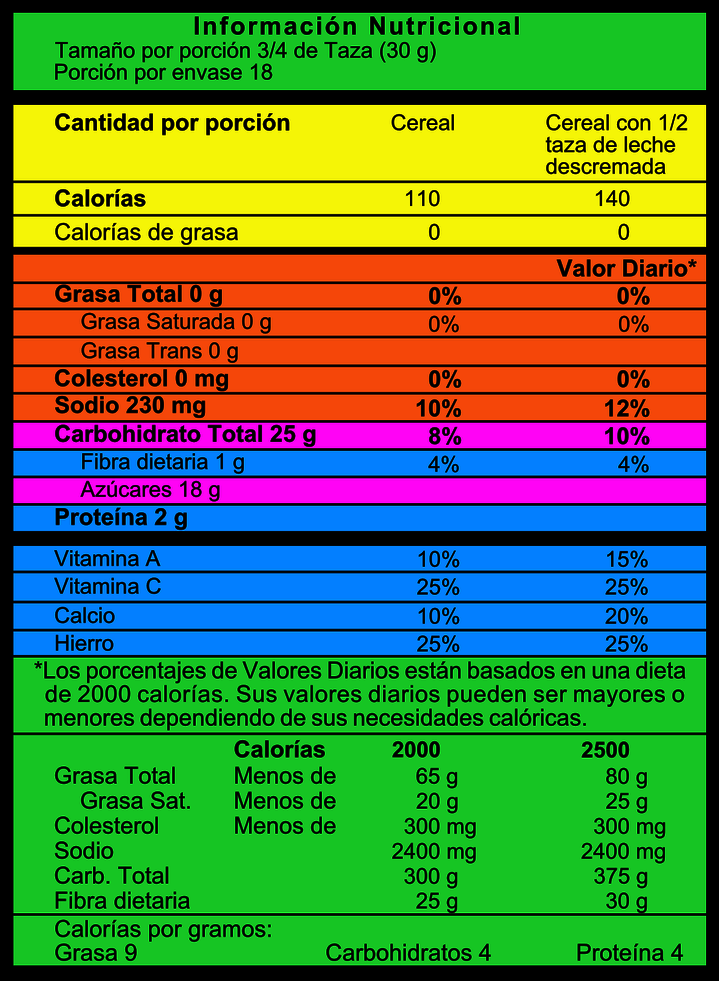
#> input picture data/img_raw/infonutri_raw.png, 719 x 981 px, shrunk from 1180 x 1610 before the run, found by its file name; its folder holds only this picture in this run
$ python img_processing.py
#> lines starting #> are read from the running program, lines starting #| are printed output that depends on the picture; after the words box and inside, x2 and y2 are one past the last pixel; in counts of white or black regions, pixels touching at a corner belong together
import cv2
import numpy as np
from PIL import Image
import os

class ImagePreprocessor:
    """
    This class handles the preprocessing of images for OCR.
    It includes steps such as resizing, grayscale conversion,
    thresholding, noise removal, and cropping the nutritional table.
    """

    def __init__(self, input_dir="data/img_raw", output_dir="data/img_processed"):
        """
        Initializes the ImagePreprocessor class with directories for input and output images.

        :param input_dir: Directory containing raw images.
        :param output_dir: Directory where processed images will be saved.
        """
        self.input_dir = input_dir
        self.output_dir = output_dir

        # Ensure the output directory exists
        if not os.path.exists(self.output_dir):
            os.makedirs(self.output_dir)

    def load_image(self, file_path):
        """
        Load an image from the file path.

        :param file_path: Path to the image.
        :return: Image in OpenCV format.
        """
#> called with file_path = 'data/img_raw/infonutri_raw.png'
        img = cv2.imread(file_path)
#> img is the input picture: shape (981, 719, 3); mean B, G, R 59.9, 124, 83.1
        if img is None:
            raise FileNotFoundError(f"Image {file_path} not found.")
        return img

    def save_image(self, img, file_name):
        """
        Save the processed image to the output directory.

        :param img: Processed image to be saved.
        :param file_name: File name to save as.
        """
        save_path = os.path.join(self.output_dir, file_name)
        cv2.imwrite(save_path, img)
        print(f"Image saved at {save_path}")

    def preprocess_image(self, img):
        """
        Preprocesses the input image to enhance OCR results.
        Steps include:
            1. Converting to grayscale.
            2. Denoising to remove artifacts.
            3. Thresholding to enhance contrast.

        :param img: The raw image.
        :return: Preprocessed image.
        """
        # 1. Convert to grayscale
        gray = cv2.cvtColor(img, cv2.COLOR_BGR2GRAY)
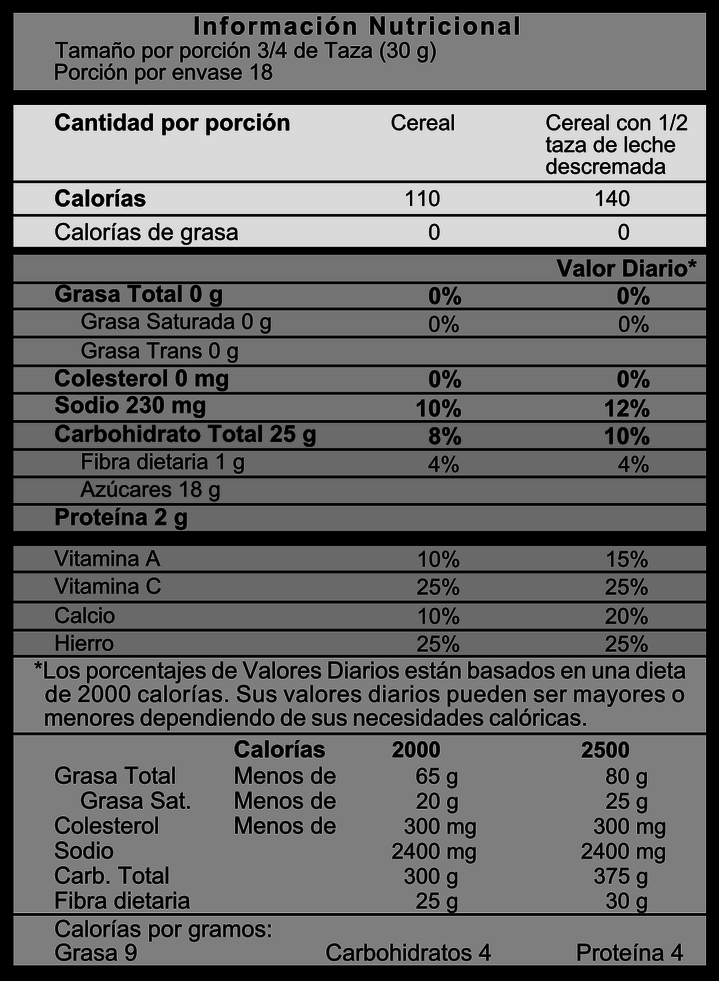
#> gray: shape (981, 719); min 0, max 227, mean 104.5

        # 2. Denoising (using GaussianBlur to remove noise)
        blurred = cv2.GaussianBlur(gray, (5, 5), 0)

        # 3. Thresholding (Binary Inverse Thresholding)
        # We apply binary threshold to get a black and white effect
        # PROBLEM: this thereshold will depend on the image we have. More complex methods such as Adaptive Theresholding are needed.
        _, thresholded = cv2.threshold(blurred, 150, 255, cv2.THRESH_BINARY_INV)
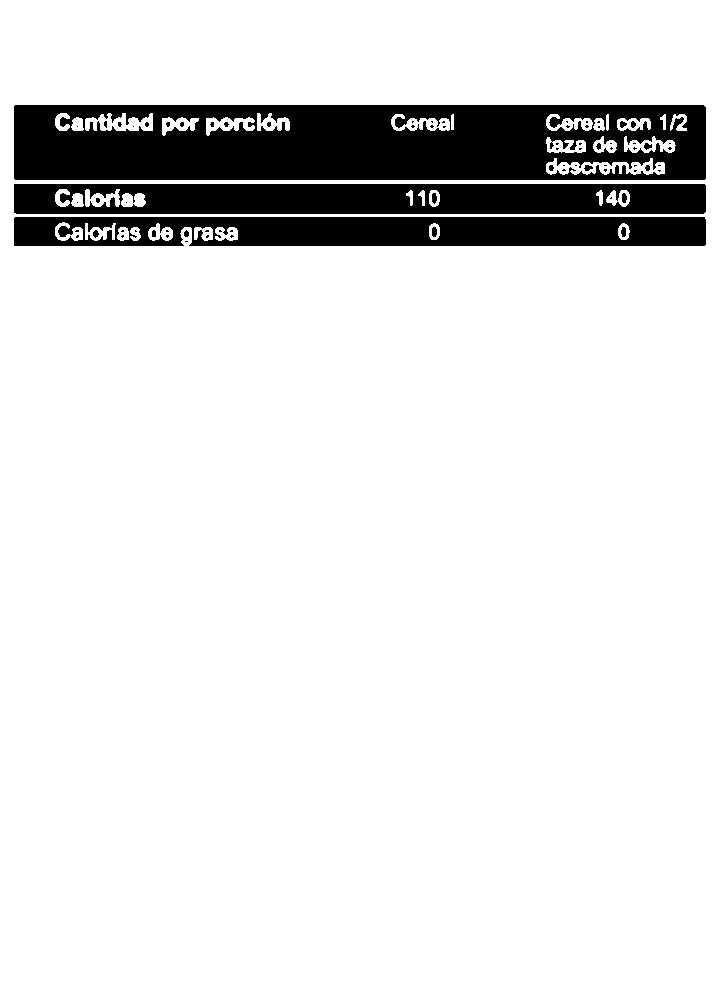
#> thresholded: shape (981, 719); 88.2% white; 75 black regions (58 under 20 px), largest, box (x1, y1, x2, y2) and area: (14, 105, 706, 180) 45256, (14, 184, 706, 214) 19142, (14, 217, 706, 246) 17950

        return thresholded

    def crop_nutritional_table(self, img):
        """
        Crop the image to focus only on the nutritional table.
        This is a placeholder for a method that would locate the table and crop it.

        Approach:
            1. Detect the largest rectangular contour (assuming it's the nutritional table).
            2. Crop the image based on that contour.

        IMPORTANT: For a more robust pipeline, we should replace this step by a Machine Learning model trained to detect nutritional tables.
        This is just a preliminary idea which is not robust.

        :param img: Preprocessed image.
        :return: Cropped image focused on the nutritional table.
        """

        # Apply Canny edge detection
        edges = cv2.Canny(img, 50, 150)
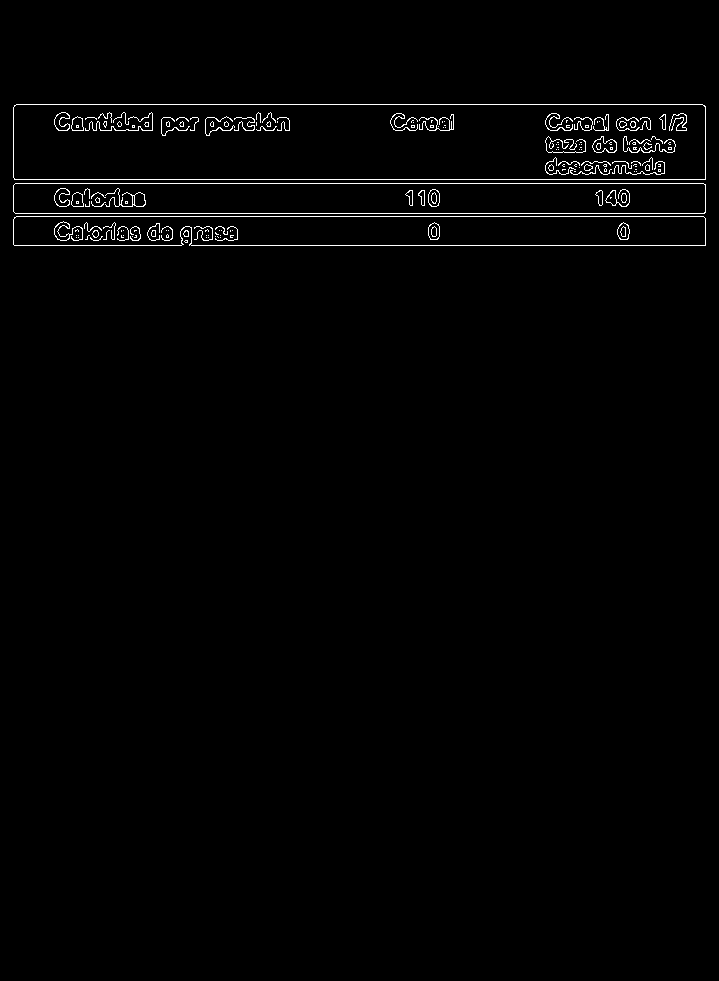
#> edges: shape (981, 719); 1.2% white in thin lines or dots, all inside (x1, y1, x2, y2) = (13, 104, 706, 246)

        # Find contours
        contours, _ = cv2.findContours(edges, cv2.RETR_EXTERNAL, cv2.CHAIN_APPROX_SIMPLE)
#> contours = 5 contours, 1 with area under 20; largest, box (x1, y1, x2, y2) and area: (13, 104, 706, 180) 51892, (13, 183, 706, 214) 20754, (13, 216, 706, 246) 19884, (183, 230, 189, 237) 25

        # Find the largest contour by area
        largest_contour = max(contours, key=cv2.contourArea)
#> largest_contour = contour of 13 points, box (x1, y1, x2, y2) (13, 104, 706, 180), area 51892

        # Get the bounding rectangle for the largest contour
        x, y, w, h = cv2.boundingRect(largest_contour)
#> x = 13; y = 104; w = 693; h = 76

        # Crop the image to the bounding rectangle
        cropped_img = img[y:y+h, x:x+w]
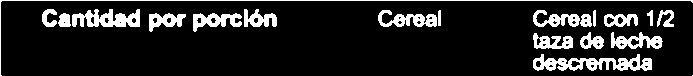
#> cropped_img: shape (76, 693); 13.2% white; 20 white regions (1 under 20 px), largest, box (x1, y1, x2, y2) and area: (533, 54, 652, 71) 1070, (72, 9, 140, 27) 784, (0, 0, 693, 76) 773

        return cropped_img

    def process_images(self):
        """
        This method processes all images from the input directory,
        applies preprocessing, and crops the nutritional table.
        This step does not involve applying any machine learning. However, ideally, it would be beneficial to incorporate ML to improve the detection of the nutritional table contours.
        """
        for file_name in os.listdir(self.input_dir):
            file_path = os.path.join(self.input_dir, file_name)

            try:
                # Step 1: Load the image
                img = self.load_image(file_path)

                # Step 2: Preprocess the image (grayscale, thresholding, etc.)
                preprocessed_img = self.preprocess_image(img)

                # Step 3: Crop the nutritional table
                cropped_img = self.crop_nutritional_table(preprocessed_img)

                # Here, we could also rotate the table to ensure that it has the right orientation

                # Step 4: Save the processed image
                self.save_image(cropped_img, file_name)
            except Exception as e:
                print(f"Error processing {file_name}: {str(e)}")


if __name__ == "__main__":
    # Instantiate the preprocessor
    preprocessor = ImagePreprocessor()

    # Process all images
    preprocessor.process_images()
